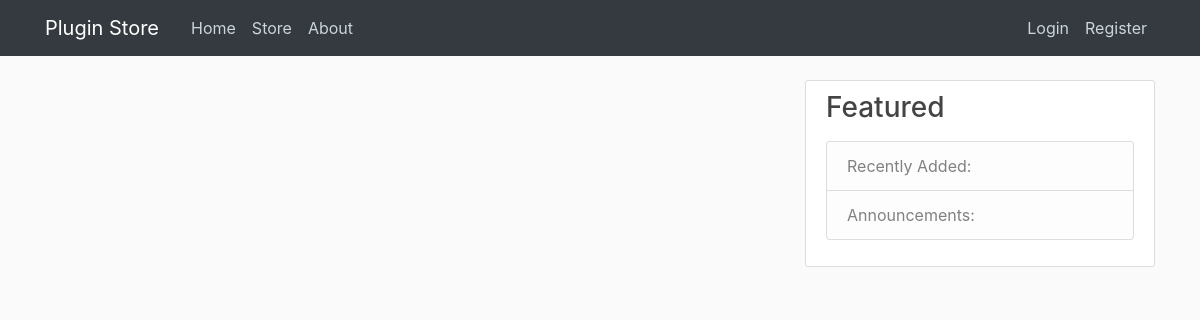
The page /store/ on the database as committed earlier.
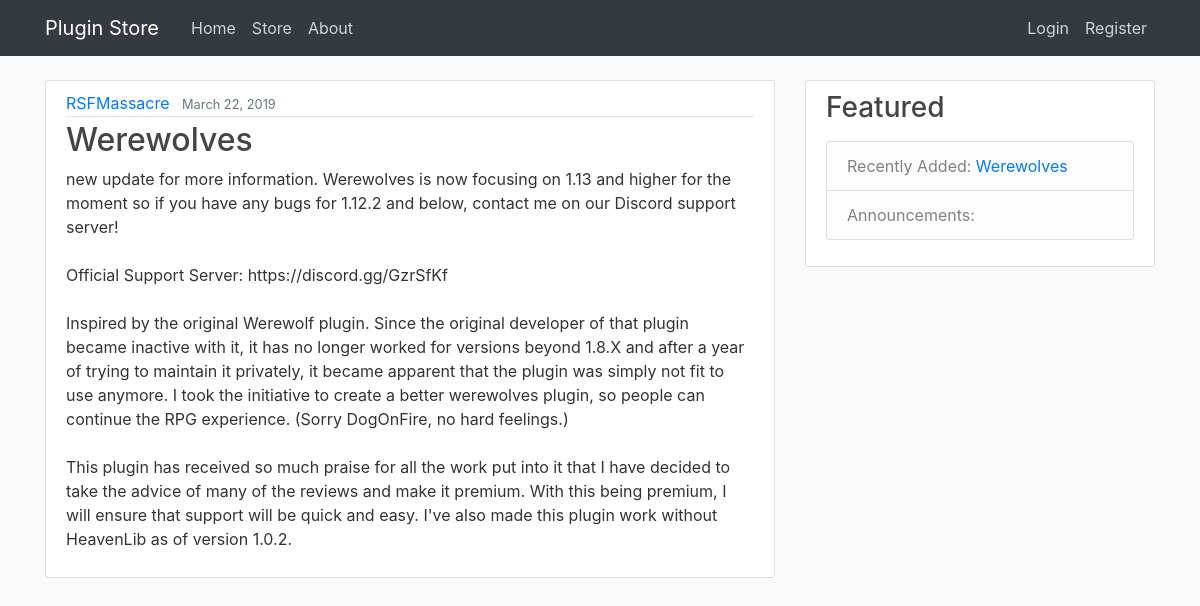
The same page on the database as committed later.
### store/models.py (models this page shows, shortened)
class Plugin(models.Model):
    plugin_id = models.UUIDField(primary_key=True, default=uuid.uuid4, editable=False)
    title = models.CharField(max_length=255, default='')
    author = models.CharField(max_length=100, default='')
    description = models.TextField()
    download_link = models.CharField(max_length=255, default='')
    date_posted = models.DateTimeField(default=timezone.now)

### store/views.py (the view)
# urls.py: path('', include('store.urls')),
def store(request):
    context = {
        'plugins': Plugin.objects.all(),
        'latest_plugin': Plugin.objects.first(),
        'latest_post': Post.objects.first()
    }
    return render(request, 'Store/store.html', context)

### store/templates/store/store.html
{% extends "Store/baseGeneric.html" %}
{% block content %}
    {% for plugin in plugins %}
        <article class="media content-section">
            <div class="media-body">
                <div class="article-metadata">
                    <a class="mr-2" href="#">{{ plugin.author }}</a>
                    <small class="text-muted">{{ plugin.date_posted|date:"F d, Y" }}</small>
                </div>
                <h2><a class="article-title" href="#">{{ plugin.title }}</a></h2>
                <p class="article-content">{{ plugin.description }}</p>
            </div>
        </article>
    {% endfor %}
{% endblock content %}

### store/templates/store/baseGeneric.html (shortened to what this page needs)
{% load static %}
<!DOCTYPE html>
<html lang="en">
<head>
    <link rel="stylesheet" href="https://maxcdn.bootstrapcdn.com/bootstrap/4.0.0/css/bootstrap.min.css">
    <link rel="stylesheet" type="text/css" href="{% static 'store/main.css' %}">
</head>
<body>
<header class="site-header">
    <nav class="navbar navbar-expand-md navbar-dark bg-dark fixed-top">
        <div class="container">
            <a class="navbar-brand mr-4" href="/">Plugin Store</a>
            <div class="collapse navbar-collapse" id="navbarToggle">
                <div class="navbar-nav mr-auto">
                    <a class="nav-item nav-link" href="{% url 'store-home' %}">Home</a>
                    <a class="nav-item nav-link" href="{% url 'store' %}">Store</a>
                    <a class="nav-item nav-link" href="{% url 'store-about' %}">About</a>
                </div>
                <div class="navbar-nav">
                    {% if user.is_authenticated %}
                        <input class="form-control mr-sm-2" type="search" placeholder="Search" aria-label="Search">
                        <button class="btn btn-outline-primary my-2 my-sm-0" type="submit">Search</button>
                        <a class="nav-item nav-link" href="{% url 'profile' %}">Profile</a>
                        <a class="nav-item nav-link" href="{% url 'logout' %}">Logout</a>
                    {% else %}
                        <a class="nav-item nav-link" href="{% url 'login' %}">Login</a>
                        <a class="nav-item nav-link" href="{% url 'register' %}">Register</a>
                    {% endif %}
                </div>
            </div>
        </div>
    </nav>
</header>
<main role="main" class="container">
    <div class="row">
        <div class="col-md-8">
            {% block content %}{% endblock %}
        </div>
        <div class="col-md-4">
            <div class="content-section">
                <h3>Featured</h3>
                <p class='text-muted'>
                <ul class="list-group">
                    <li class="list-group-item list-group-item-light">Recently Added: <a href="#">{{ latest_plugin.title }}</a></li>
                    <li class="list-group-item list-group-item-light">Announcements: <a href="#">{{ latest_post.title }}</a></li>
                </ul>
                </p>
            </div>
        </div>
    </div>
</main>
</body>
</html>

Rows that differ between the two databases and show on the page:
added Plugin: author "RSFMassacre", date_posted "March 22, 2019", title "Werewolves", description "new update for more information. Werewolves is now focusing on 1.13 and higher for the moment so if you have any bugs for 1.12.2 and below, contact me on our Discord support server! Official Support Server: https://discord.gg/GzrSfKf Inspired by the original Werewolf plugin. Since the original developer of that plugin became inactive with it, it has no longer worked for versions beyond 1.8.X and after a year of trying to maintain it privately, it became apparent that the plugin was simply not fit to use anymore. I took the initiative to create a better werewolves plugin, so people can continue the RPG experience. (Sorry DogOnFire, no hard feelings.) This plugin has received so much praise…"
